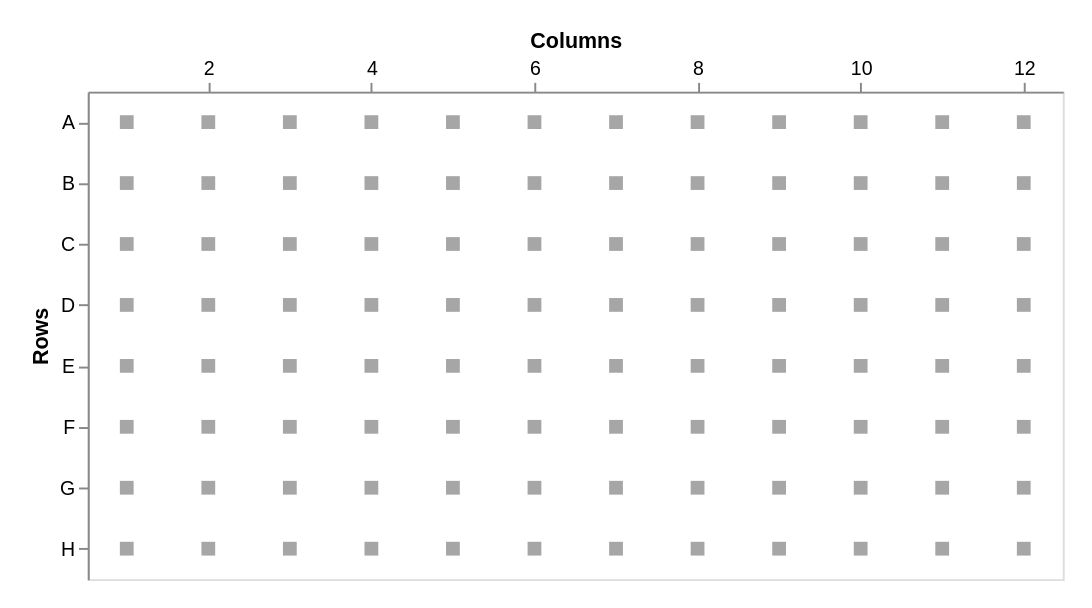

Describe this chart as a Vega-Lite specification.
### Vega-Lite specification from a JSON file in a GitHub repository (floating-point values rounded to 4 significant figures)
{"width": 500, "height": 250, "padding": 15, "data": {"values": [{"a": "A", "b": 1}, {"a": "A", "b": 2}, {"a": "A", "b": 3}, {"a": "A", "b": 4}, {"a": "A", "b": 5}, {"a": "A", "b": 6}, {"a": "A", "b": 7}, {"a": "A", "b": 8}, {"a": "A", "b": 9}, {"a": "A", "b": 10}, {"a": "A", "b": 11}, {"a": "A", "b": 12}, {"a": "B", "b": 1}, {"a": "B", "b": 2}, {"a": "B", "b": 3}, {"a": "B", "b": 4}, {"a": "B", "b": 5}, {"a": "B", "b": 6}, {"a": "B", "b": 7}, {"a": "B", "b": 8}, {"a": "B", "b": 9}, {"a": "B", "b": 10}, {"a": "B", "b": 11}, {"a": "B", "b": 12}, {"a": "C", "b": 1}, {"a": "C", "b": 2}, {"a": "C", "b": 3}, {"a": "C", "b": 4}, {"a": "C", "b": 5}, {"a": "C", "b": 6}, {"a": "C", "b": 7}, {"a": "C", "b": 8}, {"a": "C", "b": 9}, {"a": "C", "b": 10}, {"a": "C", "b": 11}, {"a": "C", "b": 12}, {"a": "D", "b": 1}, {"a": "D", "b": 2}, {"a": "D", "b": 3}, {"a": "D", "b": 4}, {"a": "D", "b": 5}, {"a": "D", "b": 6}, {"a": "D", "b": 7}, {"a": "D", "b": 8}, {"a": "D", "b": 9}, {"a": "D", "b": 10}, {"a": "D", "b": 11}, {"a": "D", "b": 12}, {"a": "E", "b": 1}, {"a": "E", "b": 2}, {"a": "E", "b": 3}, {"a": "E", "b": 4}, {"a": "E", "b": 5}, {"a": "E", "b": 6}, {"a": "E", "b": 7}, {"a": "E", "b": 8}, {"a": "E", "b": 9}, {"a": "E", "b": 10}, {"a": "E", "b": 11}, {"a": "E", "b": 12}, {"a": "F", "b": 1}, {"a": "F", "b": 2}, {"a": "F", "b": 3}, {"a": "F", "b": 4}, {"a": "F", "b": 5}, {"a": "F", "b": 6}, {"a": "F", "b": 7}, {"a": "F", "b": 8}, {"a": "F", "b": 9}, {"a": "F", "b": 10}, {"a": "F", "b": 11}, {"a": "F", "b": 12}, {"a": "G", "b": 1}, {"a": "G", "b": 2}, {"a": "G", "b": 3}, {"a": "G", "b": 4}, {"a": "G", "b": 5}, {"a": "G", "b": 6}, {"a": "G", "b": 7}, {"a": "G", "b": 8}, {"a": "G", "b": 9}, {"a": "G", "b": 10}, {"a": "G", "b": 11}, {"a": "G", "b": 12}, {"a": "H", "b": 1}, {"a": "H", "b": 2}, {"a": "H", "b": 3}, {"a": "H", "b": 4}, {"a": "H", "b": 5}, {"a": "H", "b": 6}, {"a": "H", "b": 7}, {"a": "H", "b": 8}, {"a": "H", "b": 9}, {"a": "H", "b": 10}, {"a": "H", "b": 11}, {"a": "H", "b": 12}]}, "mark": {"type": "square", "size": 50, "color": "#808080"}, "encoding": {"x": {"field": "b", "type": "quantitative", "title": "Columns", "axis": {"orient": "top", "labelAngle": 0, "grid": false, "tickCount": 8}, "scale": {"nice": false, "zero": false, "padding": 20}}, "y": {"field": "a", "type": "ordinal", "title": "Rows", "axis": {"orient": "left", "labelAngle": 0, "grid": false, "tickCount": 12}, "scale": {"nice": false, "zero": false}}}}
